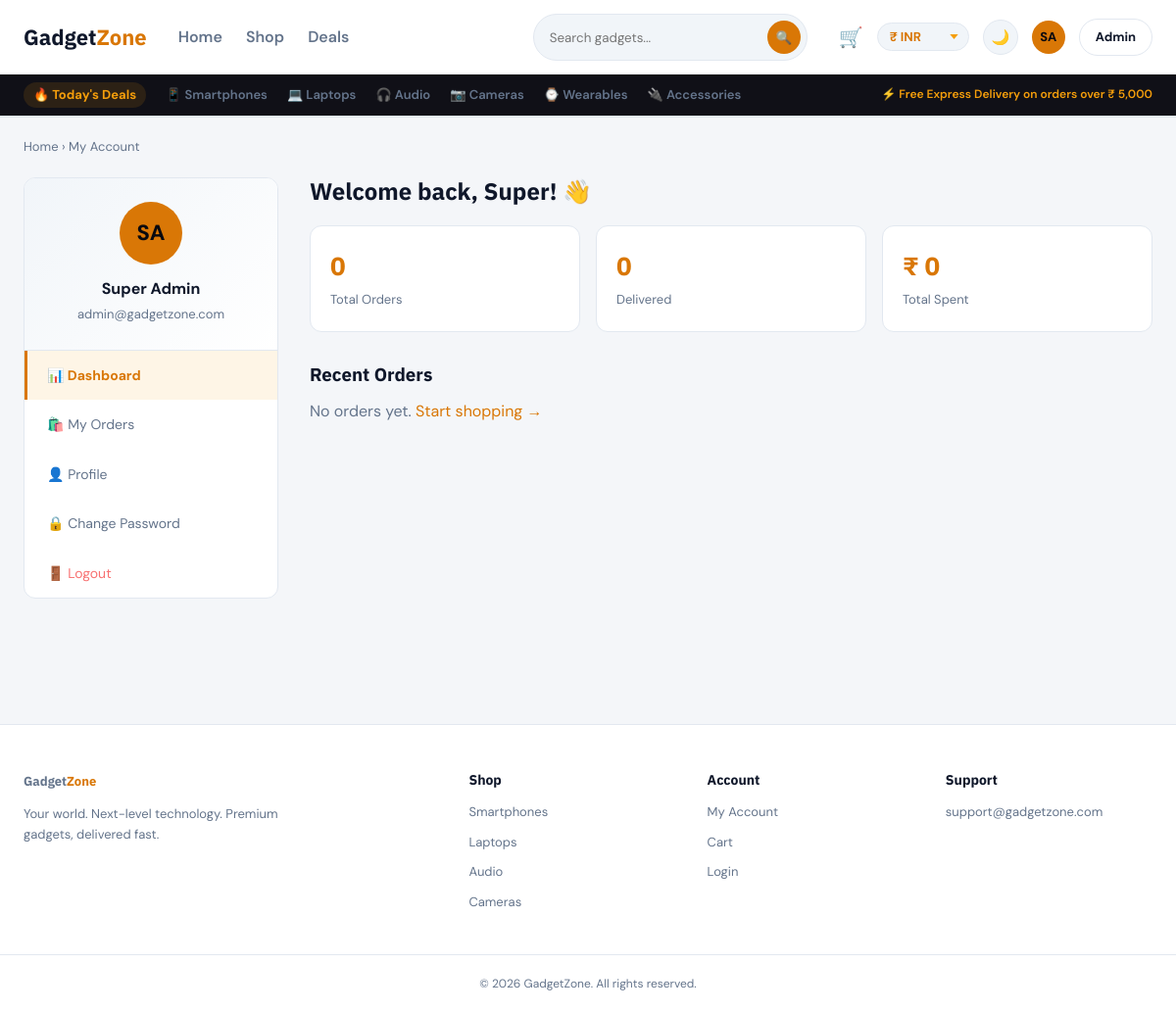
Screenshot of /pages/myaccount.php (signed in) with the database file from the repository.
### tables this page shows
CREATE TABLE users (
  id INT AUTO_INCREMENT PRIMARY KEY,
  first_name VARCHAR(100) NOT NULL,
  last_name VARCHAR(100) NOT NULL,
  email VARCHAR(150) NOT NULL UNIQUE,
  password VARCHAR(255) NOT NULL,
  phone VARCHAR(20) DEFAULT NULL,
  address TEXT DEFAULT NULL,
  city VARCHAR(100) DEFAULT NULL,
  avatar VARCHAR(255) DEFAULT NULL,
  role ENUM('member','admin','super_admin') DEFAULT 'member',
  created_at TIMESTAMP DEFAULT CURRENT_TIMESTAMP
);

### includes/functions.php (called while the page is built, shortened)
<?php
if (!function_exists('base_path')) {
    function base_path() {
        $script = $_SERVER['SCRIPT_NAME'] ?? '';
        if (preg_match('#^(/[^/]+)#', $script, $m) && stripos($m[1], 'gadget') !== false) {
            return $m[1];
        }
        return '';
    }
}
function isLoggedIn() {
    return isset($_SESSION['user_id']);
}
function getCurrentUser() {
    global $conn;
    $stmt = mysqli_prepare($conn, "SELECT * FROM users WHERE id = ? LIMIT 1");
    mysqli_stmt_bind_param($stmt, "i", $_SESSION['user_id']);
    mysqli_stmt_execute($stmt);
    $result = mysqli_stmt_get_result($stmt);
    $user = mysqli_fetch_assoc($result);
    return $user ?: null;
}
function e($str) {
    return htmlspecialchars($str ?? '', ENT_QUOTES, 'UTF-8');
}

### includes/currency.php (called while the page is built, shortened)
<?php
function fetchLiveRates($force = false) {
    static $liveRatesLoaded = false;
    if ($liveRatesLoaded && !$force) return;
    $endpoints = [
        'https://open.er-api.com/v6/latest/INR',
        'https://api.exchangerate-api.com/v4/latest/INR'
    ];
    foreach ($endpoints as $url) {
        $ch = curl_init($url);
        $httpCode = curl_getinfo($ch, CURLINFO_HTTP_CODE);
    }
    $liveRatesLoaded = true;
}
function getEnabledCurrencies($force = false) {
    global $conn, $_ENABLED_CURRENCIES_CACHE;
    if (!$force && $_ENABLED_CURRENCIES_CACHE !== null) {
        return $_ENABLED_CURRENCIES_CACHE;
    }
    $enabledCodes = [];
    if (isset($conn) && $conn) {
        $result = mysqli_query($conn, "SELECT setting_value FROM settings WHERE setting_key = 'enabled_currencies' LIMIT 1");
        if ($result && $row = mysqli_fetch_assoc($result)) {
            $decoded = json_decode($row['setting_value'], true);
            if (is_array($decoded) && !empty($decoded)) {
                $enabledCodes = $decoded;
            } elseif (!empty($row['setting_value'])) {
                $enabledCodes = array_map('trim', explode(',', $row['setting_value']));
            }
        }
    }
    $enabled = [];
    foreach ($enabledCodes as $c) {
        $c = strtoupper($c);
        if (isset($GLOBALS['CURRENCIES'][$c])) {
            $enabled[$c] = $GLOBALS['CURRENCIES'][$c];
        }
    }
    $_ENABLED_CURRENCIES_CACHE = $enabled;
    return $enabled;
}
function getActiveCurrency() {
    $enabled = getEnabledCurrencies();
    $code = 'INR';
    if (isset($_SESSION['active_currency_code']) && isset($enabled[$_SESSION['active_currency_code']])) {
        $code = $_SESSION['active_currency_code'];
    }
    return array_merge(['code' => $code], $GLOBALS['CURRENCIES'][$code]);
}
function convertAmount($bdt) {
    $currency = getActiveCurrency();
    return $bdt * $currency['rate'];
}
function formatPrice($bdt) {
    $currency = getActiveCurrency();
    $amount = convertAmount($bdt);
    $decimals = 2;
    if (in_array($currency['code'], ['INR', 'BDT', 'JPY'], true) || $amount == floor($amount)) {
        $decimals = ($currency['code'] === 'JPY') ? 0 : (($amount == floor($amount)) ? 0 : 2);
    }
    return $currency['symbol'] . ' ' . number_format($amount, $decimals);
}

### pages/myaccount.php (the view, shortened to what this page needs)
<?php
require_once __DIR__ . '/../includes/db.php';
require_once __DIR__ . '/../includes/functions.php';
require_once __DIR__ . '/../includes/currency.php';
$user = getCurrentUser();
$tab = $_GET['tab'] ?? 'dashboard';
$stmt = mysqli_prepare($conn, "SELECT COUNT(*) AS total_orders,
                                       SUM(CASE WHEN status='delivered' THEN 1 ELSE 0 END) AS delivered,
                                       COALESCE(SUM(total_amount),0) AS total_spent
                                FROM orders WHERE user_id = ?");
mysqli_stmt_bind_param($stmt, "i", $user['id']);
mysqli_stmt_execute($stmt);
$stats = mysqli_fetch_assoc(mysqli_stmt_get_result($stmt));
$limit = ($tab === 'orders') ? 100 : 5;
$stmt = mysqli_prepare($conn, "SELECT o.*, (SELECT COUNT(*) FROM order_items oi WHERE oi.order_id = o.id) AS item_count
                                FROM orders o WHERE o.user_id = ? ORDER BY o.created_at DESC LIMIT ?");
mysqli_stmt_bind_param($stmt, "ii", $user['id'], $limit);
mysqli_stmt_execute($stmt);
$orders = mysqli_fetch_all(mysqli_stmt_get_result($stmt), MYSQLI_ASSOC);
$initials = strtoupper(substr($user['first_name'],0,1) . substr($user['last_name'],0,1));
require_once __DIR__ . '/../includes/header.php';
?>
<div class="container">
  <div class="breadcrumb"><a href="<?= $base ?>/index.php">Home</a> &rsaquo; My Account</div>
  <div class="account-layout">
    <aside class="account-sidebar">
      <div class="account-user-card">
        <div class="avatar-lg">
          <?php if (!empty($user['avatar'])): ?>
            <img src="<?= $base ?>/assets/uploads/avatars/<?= e($user['avatar']) ?>" alt="Avatar">
          <?php else: ?><?= e($initials) ?><?php endif; ?>
        </div>
        <strong style="display:block;"><?= e($user['first_name'] . ' ' . $user['last_name']) ?></strong>
        <span style="color:var(--text2); font-size:13px;"><?= e($user['email']) ?></span>
      </div>
      <nav class="account-nav">
        <a href="?tab=dashboard" class="<?= $tab==='dashboard'?'active':'' ?>">📊 Dashboard</a>
        <a href="?tab=orders" class="<?= $tab==='orders'?'active':'' ?>">🛍️ My Orders</a>
        <a href="?tab=profile" class="<?= $tab==='profile'?'active':'' ?>">👤 Profile</a>
        <a href="?tab=password" class="<?= $tab==='password'?'active':'' ?>">🔒 Change Password</a>
        <a href="<?= $base ?>/pages/logout.php" class="logout">🚪 Logout</a>
      </nav>
    </aside>
    <div>
      <?php if ($tab === 'dashboard'): ?>
        <h2 style="margin-bottom:20px;">Welcome back, <?= e($user['first_name']) ?>! 👋</h2>
        <div class="stat-cards">
          <div class="stat-card"><strong><?= (int)$stats['total_orders'] ?></strong><span>Total Orders</span></div>
          <div class="stat-card"><strong><?= (int)$stats['delivered'] ?></strong><span>Delivered</span></div>
          <div class="stat-card"><strong><?= formatPrice($stats['total_spent']) ?></strong><span>Total Spent</span></div>
        </div>
        <h3 style="margin-bottom:14px;">Recent Orders</h3>
        <?php if (empty($orders)): ?>
          <p style="color:var(--text2);">No orders yet. <a href="<?= $base ?>/pages/shop.php" style="color:var(--accent);">Start shopping →</a></p>
        <?php endif; ?>
      <?php endif; ?>
    </div>
  </div>
</div>
<?php require_once __DIR__ . '/../includes/footer.php'; ?>

### includes/header.php (shortened to what this page needs)
<?php
$base = base_path();
$currentUser = isLoggedIn() ? getCurrentUser() : null;
?>
<!DOCTYPE html>
<html lang="en">
<head>
<link rel="stylesheet" href="<?= $base ?>/assets/css/style.css?v=<?= @filemtime(__DIR__ . '/../assets/css/style.css') ?>">
</head>
<body>
<header class="site-header">
  <div class="container header-inner">
    <a href="<?= $base ?>/index.php" class="logo">Gadget<span>Zone</span></a>
    <nav class="main-nav">
      <a href="<?= $base ?>/index.php">Home</a>
      <a href="<?= $base ?>/pages/shop.php">Shop</a>
      <a href="<?= $base ?>/pages/shop.php?badge=SALE">Deals</a>
    </nav>
    <form class="nav-search" action="<?= $base ?>/pages/shop.php" method="GET">
      <input type="text" name="search" placeholder="Search gadgets..." value="<?= e($_GET['search'] ?? '') ?>">
      <button type="submit" aria-label="Search">🔍</button>
    </form>
    <div class="header-actions">
      <a href="<?= $base ?>/pages/cart.php" class="cart-link" title="Shopping Cart">
        🛒
      </a>
      <?php
        $activeCur = getActiveCurrency();
        $enabledCurrencies = getEnabledCurrencies();
      ?>
      <div class="currency-selector-wrap">
        <form method="GET" action="<?= $base ?>/pages/set_currency.php" class="currency-form">
          <select name="code" class="currency-dropdown" onchange="this.form.submit()" title="Change Currency (Live Rates)">
            <?php foreach ($enabledCurrencies as $cCode => $cVal): ?>
              <option value="<?= e($cCode) ?>" <?= $cCode === $activeCur['code'] ? 'selected' : '' ?>>
                <?= e($cVal['symbol']) ?> <?= e($cCode) ?>
              </option>
            <?php endforeach; ?>
          </select>
        </form>
      </div>
      <button type="button" class="theme-toggle-btn" id="themeToggleBtn" aria-label="Toggle theme" title="Toggle Light / Dark Mode">
        <span class="theme-icon-moon">🌙</span>
      </button>
      <?php if ($currentUser): ?>
        <a href="<?= $base ?>/pages/myaccount.php" class="account-link" title="My Account">
          <span class="avatar-mini">
            <?php if (!empty($currentUser['avatar'])): ?>
              <img src="<?= $base ?>/assets/uploads/avatars/<?= e($currentUser['avatar']) ?>" style="width:100%;height:100%;object-fit:cover;border-radius:50%;" alt="Avatar">
            <?php else: ?>
              <?= e(strtoupper(substr($currentUser['first_name'],0,1) . substr($currentUser['last_name'],0,1))) ?>
            <?php endif; ?>
          </span>
        </a>
        <?php if (in_array($currentUser['role'], ['admin','super_admin'], true)): ?>
          <a href="<?= $base ?>/admin/index.php" class="btn-outline btn-sm">Admin</a>
        <?php endif; ?>
      <?php else: ?>
        <a href="<?= $base ?>/pages/login.php" class="btn-outline btn-sm">Log In</a>
      <?php endif; ?>
    </div>
  </div>
  <div class="sub-header">
    <div class="container sub-header-inner">
      <div class="sub-nav-links">
        <a href="<?= $base ?>/pages/shop.php?badge=SALE" class="deal-tag">🔥 Today's Deals</a>
        <a href="<?= $base ?>/pages/shop.php?cat=smartphones">📱 Smartphones</a>
        <a href="<?= $base ?>/pages/shop.php?cat=laptops">💻 Laptops</a>
        <a href="<?= $base ?>/pages/shop.php?cat=audio">🎧 Audio</a>
        <a href="<?= $base ?>/pages/shop.php?cat=cameras">📷 Cameras</a>
        <a href="<?= $base ?>/pages/shop.php?cat=wearables">⌚ Wearables</a>
        <a href="<?= $base ?>/pages/shop.php?cat=accessories">🔌 Accessories</a>
      </div>
      <div class="sub-header-perk">
        <span>⚡ Free Express Delivery on orders over <?= formatPrice(5000) ?></span>
      </div>
    </div>
  </div>
</header>
<main>

### rows the page displays
users: first_name+last_name "SA", initials "SA", first_name+last_name "Super Admin", email "admin@gadgetzone.com", first_name "Super"

### other values shown
formatPrice(5000) "₹ 5,000"
$stats['total_orders'] "0"
$stats['delivered'] "0"
formatPrice($stats['total_spent']) "₹ 0"
form field code "₹ INR"
